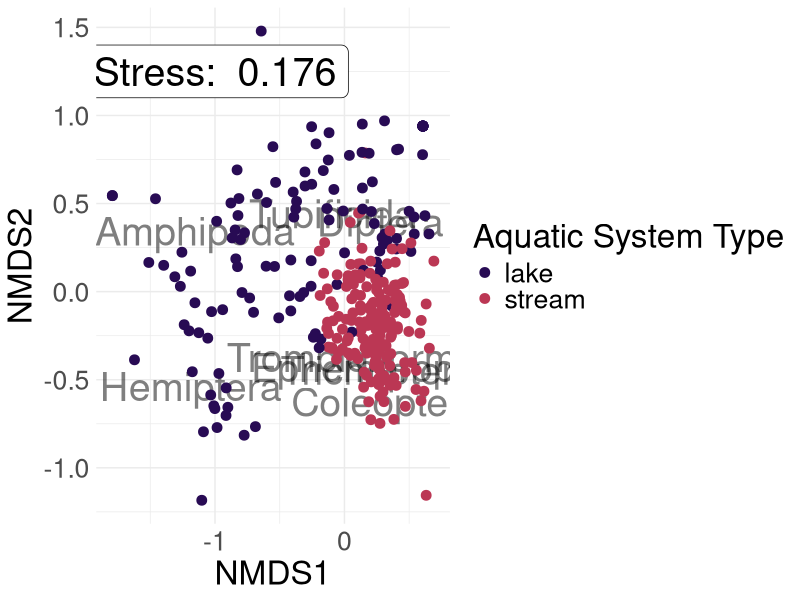

This chart was generated by the following R code:
# tutorial from Non-metric Multidimensional Scaling (NMDS) in R
# https://cougrstats.netlify.app/post/2019-12-11-non-metric-multidimensional-scaling-nmds-in-r/

library(vegan)
library(tidyverse)
library(viridis)

install.packages("viridis")

orders <- read_csv("data/condensed_order.csv")

# A. RUNNING THE NMDS IN VEGAN #################################################
nmds_results <- metaMDS(comm = orders[ , 4:11],  # Define the community data
                        distance = "bray",       # Specify a bray-curtis distance
                        try = 100)               # Number of iterations

# B. PLOTTING THE NMDS #########################################################

# First create a data frame of the scores from the individual sites.
# This data frame will contain x and y values for where sites are located.
data_scores <- scores(nmds_results)

# Access site scores
site_scores <- as.data.frame(data_scores$sites)

# Now add the extra aquaticSiteType column
data_scores <- cbind(site_scores, orders[, 14])
colnames(data_scores)[3] <- "aquaticSiteType"

# Next, we can add the scores for species data
species_scores <- as.data.frame(scores(nmds_results, "species"))

# Add a column equivalent to the row name to create species labels
species_scores$species <- rownames(species_scores)

# Now we can build the plot!

ggplot() +
  geom_text(data = species_scores, aes(x = NMDS1, y = NMDS2, label = species),
            alpha = 0.5, size = 10) +
  geom_point(data = data_scores, aes(x = NMDS1, y = NMDS2,
                                     color = aquaticSiteType), size = 3) +
  scale_color_manual(values = inferno(15)[c(3, 8, 11)],
                     name = "Aquatic System Type") +
  annotate(geom = "label", x = -1, y = 1.25, size = 10,
           label = paste("Stress: ", round(nmds_results$stress, digits = 3))) +
  theme_minimal() +
  theme(legend.position = "right",
        text = element_text(size = 24))
